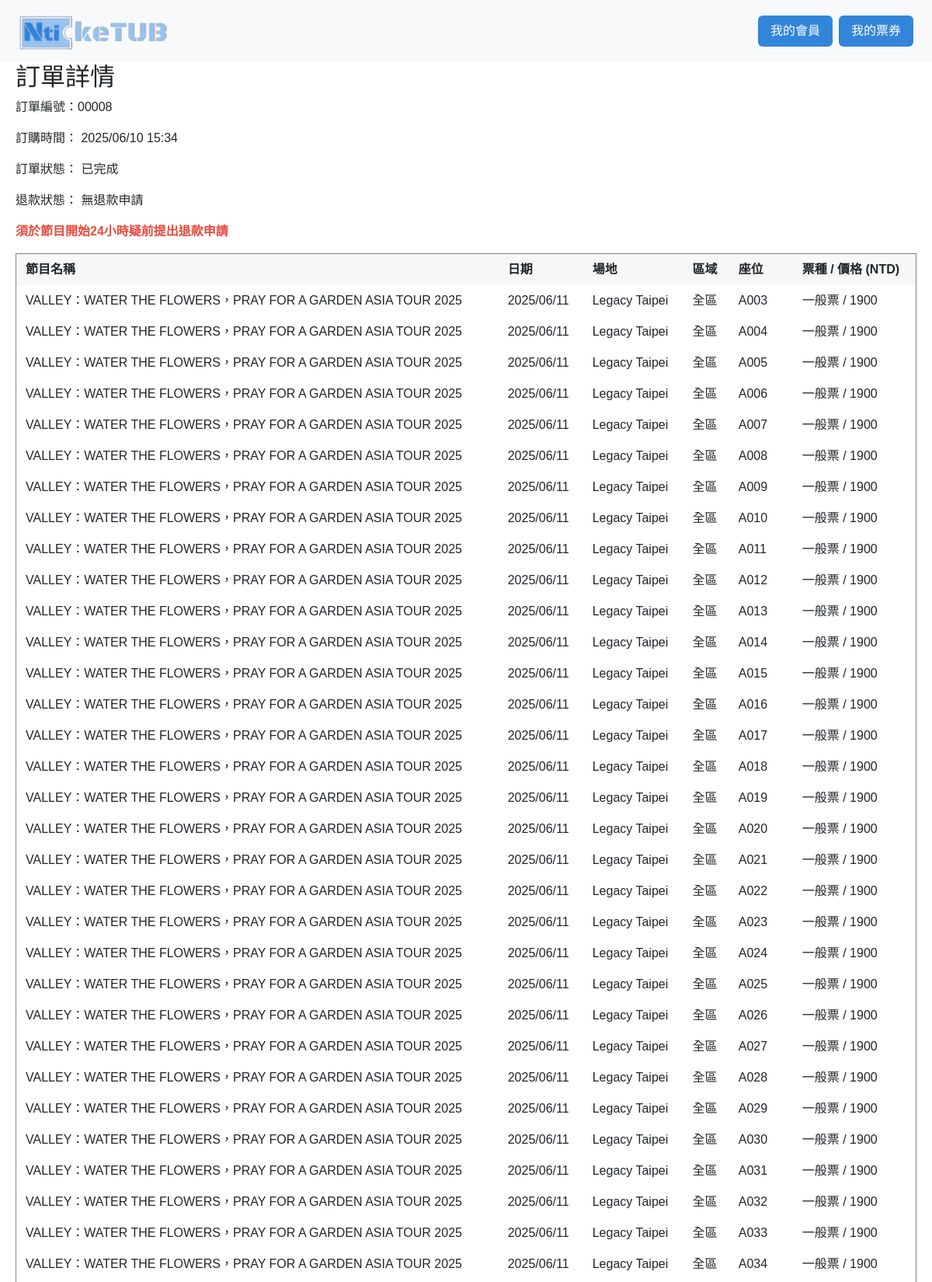
Page /order/8 (upper part) on the committed database.
### models/order.py (models this page shows)
class Order(db.Model):
  __tablename__ = 'Orders'
  order_id = db.Column(db.Integer, primary_key=True)
  order_status = db.Column(db.String(1), nullable=False, default='P')
  buyer_name = db.Column(db.String(255))
  buyer_email = db.Column(db.String(255))
  buyer_phone = db.Column(db.String(10))
  total_price = db.Column(db.Integer)
  mem_id = db.Column(db.Integer, db.ForeignKey('Member.mem_id'))
  createdAt = db.Column(db.DateTime, default=func.now())
  updatedAt = db.Column(db.DateTime, default=func.now(), onupdate=func.now())
  payment = relationship('Payment', back_populates='order')

### models/ticket.py (models this page shows)
class Ticket(db.Model):
    __tablename__ = 'Ticket'
    ticket_id = db.Column(db.Integer, primary_key=True)
    seat_no = db.Column(db.String(4))
    ticket_status = db.Column(db.String(1))
    is_disabled = db.Column(db.Boolean, default=False)
    order_id = db.Column(db.Integer, db.ForeignKey('Orders.order_id'))
    game_id = db.Column(db.Integer, db.ForeignKey('Game.game_id'))
    area_id = db.Column(db.Integer, db.ForeignKey('Area.area_id'))
    createdAt = db.Column(db.DateTime, default=func.now())
    updatedAt = db.Column(db.DateTime, default=func.now(), onupdate=func.now())
    area = db.relationship('Area', backref='tickets')

### models/show.py (models this page shows, shortened)
class Show(db.Model):
    __tablename__ = 'Show'
    show_id = db.Column(db.Integer, primary_key=True)
    show_name = db.Column(db.String(255))
    show_desc = db.Column(db.Text)
    show_pic = db.Column(db.Text)
    start_date = db.Column(Date)
    end_date = db.Column(Date)
    host_id = db.Column(db.Integer, db.ForeignKey('Host.host_id'))
    location_id = db.Column(db.Integer, db.ForeignKey('Location.loc_id'))
    createdAt = db.Column(db.DateTime, default=func.now())
    updatedAt = db.Column(db.DateTime, default=func.now(), onupdate=func.now())
    host=db.relationship('Host')

### models/game.py (models this page shows)
class Game(db.Model):
  __tablename__ = 'Game'
  game_id = db.Column(db.Integer, primary_key=True)
  game_date = db.Column(db.Date)
  game_time = db.Column(db.Time)
  sale_start_time = db.Column(db.DateTime)
  sale_end_time = db.Column(db.DateTime)
  game_status = db.Column(db.String(1))
  total_seats = db.Column(db.Integer)
  available_seats = db.Column(db.Integer)
  show_id = db.Column(db.Integer, db.ForeignKey('Show.show_id'))
  createdAt = db.Column(db.DateTime, default=func.now())
  updatedAt = db.Column(db.DateTime, default=func.now(), onupdate=func.now())

### models/location.py (models this page shows)
class Location(db.Model):
  __tablename__ = 'Location'
  loc_id = db.Column(db.Integer, primary_key=True)
  loc_name = db.Column(db.String(255))
  createdAt = db.Column(db.DateTime, default=func.now())
  updatedAt = db.Column(db.DateTime, default=func.now(), onupdate=func.now())

### models/area.py (models this page shows)
class Area(db.Model):
  __tablename__ = 'Area'
  area_id = db.Column(db.Integer, primary_key=True)
  area_name = db.Column(db.String(255))
  seat_count = db.Column(db.Integer)
  price = db.Column(db.Integer)
  disabled_price = db.Column(db.Integer)
  disabled_seats = db.Column(db.Integer)
  loc_id = db.Column(db.Integer, db.ForeignKey('Location.loc_id'))
  sect_id = db.Column(db.Integer, db.ForeignKey('Section.sect_id'))
  createdAt = db.Column(db.DateTime, default=func.now())
  updatedAt = db.Column(db.DateTime, default=func.now(), onupdate=func.now())

### app.py (the view)
@app.route('/order/<int:order_id>')
def order_detail(order_id):
    order = Order.query.get_or_404(order_id)
    tickets = db.session.query(Ticket, Game, Show, Area, Location)\
    .join(Game, Ticket.game_id == Game.game_id)\
    .join(Show, Game.show_id == Show.show_id)\
    .join(Area, Ticket.area_id == Area.area_id)\
    .join(Location, Show.location_id == Location.loc_id)\
    .filter(Ticket.order_id == order_id).all()
    refund = Refund.query.filter_by(order_id=order_id).first()
    refund_status = refund.refund_status if refund else None
    return render_template('order_detail.html', order=order, tickets=tickets, refund_status=refund_status)

### templates/order_detail.html (shortened to what this page needs)
{% extends "layout.html" %}
{% block content %}
<div class="container">
<h2>訂單詳情</h2>
<div>
  <p>訂單編號：{{ '%05d'|format(order.order_id) }}</p>
  <p>訂購時間：
    {% if order.createdAt %}
      {{ order.createdAt.strftime('%Y/%m/%d %H:%M') }}
    {% else %}
      未知
    {% endif %}
  </p>
  <p>訂單狀態：
    {% if order.order_status == 'Y' %}
      已完成
    {% elif order.order_status == 'N' %}
      未付款
    {% elif order.order_status == 'C' %}
      已取消
    {% else %}
      未知
    {% endif %}
  </p>
  <p>退款狀態：
    {% if refund_status == 'approved' %}
      已完成
    {% elif refund_status == 'rejected' %}
      已拒絕
    {% else %}
      無退款申請
    {% endif %}
  </p>
  <p>
    <div style="color: #e74c3c; font-weight: bold; margin-top: 10px;">須於節目開始24小時疑前提出退款申請</div>
  </p>
</div>
{% if tickets %}
  <table border="1" cellpadding="8" cellspacing="0" style="width: 100%; border-collapse: collapse; margin-top: 1rem;">
    <thead style="background-color: #f0f0f0;">
      <tr>
        <thead>
          <tr>
            <th>節目名稱</th>
            <th>日期</th>
            <th>場地</th>
            <th>區域</th>
            <th>座位</th>
            <th>票種 / 價格 (NTD)</th>
          </tr>
        </thead>
      </tr>
    </thead>
    <tbody>
      {% for ticket, game, show, area, location in tickets %}
      <tr>
        <td>{{ show.show_name }}</td>
        <td>{{ game.game_date.strftime('%Y/%m/%d') if game.game_date else '未知' }}</td>
        <td>{{ location.loc_name if location else '未知' }}</td>
        <td>{{ area.area_name }}</td>
        <td>
          {% if ticket.seat_no %}
            {{ ticket.seat_no }}
          {% else %}
            無座位
          {% endif %}
        </td>
        <td>
          {% if ticket.is_disabled %}
            身障票 / {{ area.disabled_price }}
          {% else %}
            一般票 / {{ area.price }}
          {% endif %}
        </td>
   </tr>
      {% endfor %}
    </tbody>
  </table>
{% else %}
  <p>此訂單沒有票券。</p>
{% endif %}
</div>
{% endblock %}

### static/style.css (style rules this page uses)
body { font-family: Arial, sans-serif; }

### templates/order_detail.html (style rules this page uses)
table th, table td { padding: 8px 12px; }
table th { background-color: #f7f7f7; }
.container { max-width: 1400px; margin: 0 auto; padding: 0 20px; }

### templates/layout.html (style rules this page uses)
body { margin: 0; padding: 0; }
:root { --main-blue: #99C2EC; --blue-hover: #79AEE5; --blue-active: #3385D9; }

### rows in the picture
Order: order_id "00008", createdAt "2025/06/10 15:34"
Ticket: show_name "VALLEY：WATER THE FLOWERS，PRAY FOR A GARDEN ASIA TOUR 2025", game_date "2025/06/11", loc_name "Legacy Taipei", area_name "全區", seat_no "A003", price "1900"
Ticket: show_name "VALLEY：WATER THE FLOWERS，PRAY FOR A GARDEN ASIA TOUR 2025", game_date "2025/06/11", loc_name "Legacy Taipei", area_name "全區", seat_no "A004", price "1900"
Ticket: show_name "VALLEY：WATER THE FLOWERS，PRAY FOR A GARDEN ASIA TOUR 2025", game_date "2025/06/11", loc_name "Legacy Taipei", area_name "全區", seat_no "A005", price "1900"
Ticket: show_name "VALLEY：WATER THE FLOWERS，PRAY FOR A GARDEN ASIA TOUR 2025", game_date "2025/06/11", loc_name "Legacy Taipei", area_name "全區", seat_no "A006", price "1900"
Ticket: show_name "VALLEY：WATER THE FLOWERS，PRAY FOR A GARDEN ASIA TOUR 2025", game_date "2025/06/11", loc_name "Legacy Taipei", area_name "全區", seat_no "A007", price "1900"
Ticket: show_name "VALLEY：WATER THE FLOWERS，PRAY FOR A GARDEN ASIA TOUR 2025", game_date "2025/06/11", loc_name "Legacy Taipei", area_name "全區", seat_no "A008", price "1900"
Ticket: show_name "VALLEY：WATER THE FLOWERS，PRAY FOR A GARDEN ASIA TOUR 2025", game_date "2025/06/11", loc_name "Legacy Taipei", area_name "全區", seat_no "A009", price "1900"
Ticket: show_name "VALLEY：WATER THE FLOWERS，PRAY FOR A GARDEN ASIA TOUR 2025", game_date "2025/06/11", loc_name "Legacy Taipei", area_name "全區", seat_no "A010", price "1900"
Ticket: show_name "VALLEY：WATER THE FLOWERS，PRAY FOR A GARDEN ASIA TOUR 2025", game_date "2025/06/11", loc_name "Legacy Taipei", area_name "全區", seat_no "A011", price "1900"
Ticket: show_name "VALLEY：WATER THE FLOWERS，PRAY FOR A GARDEN ASIA TOUR 2025", game_date "2025/06/11", loc_name "Legacy Taipei", area_name "全區", seat_no "A012", price "1900"
Ticket: show_name "VALLEY：WATER THE FLOWERS，PRAY FOR A GARDEN ASIA TOUR 2025", game_date "2025/06/11", loc_name "Legacy Taipei", area_name "全區", seat_no "A013", price "1900"
Ticket: show_name "VALLEY：WATER THE FLOWERS，PRAY FOR A GARDEN ASIA TOUR 2025", game_date "2025/06/11", loc_name "Legacy Taipei", area_name "全區", seat_no "A014", price "1900"
Ticket: show_name "VALLEY：WATER THE FLOWERS，PRAY FOR A GARDEN ASIA TOUR 2025", game_date "2025/06/11", loc_name "Legacy Taipei", area_name "全區", seat_no "A015", price "1900"
Ticket: show_name "VALLEY：WATER THE FLOWERS，PRAY FOR A GARDEN ASIA TOUR 2025", game_date "2025/06/11", loc_name "Legacy Taipei", area_name "全區", seat_no "A016", price "1900"
Ticket: show_name "VALLEY：WATER THE FLOWERS，PRAY FOR A GARDEN ASIA TOUR 2025", game_date "2025/06/11", loc_name "Legacy Taipei", area_name "全區", seat_no "A017", price "1900"
Ticket: show_name "VALLEY：WATER THE FLOWERS，PRAY FOR A GARDEN ASIA TOUR 2025", game_date "2025/06/11", loc_name "Legacy Taipei", area_name "全區", seat_no "A018", price "1900"
Ticket: show_name "VALLEY：WATER THE FLOWERS，PRAY FOR A GARDEN ASIA TOUR 2025", game_date "2025/06/11", loc_name "Legacy Taipei", area_name "全區", seat_no "A019", price "1900"
Ticket: show_name "VALLEY：WATER THE FLOWERS，PRAY FOR A GARDEN ASIA TOUR 2025", game_date "2025/06/11", loc_name "Legacy Taipei", area_name "全區", seat_no "A020", price "1900"
Ticket: show_name "VALLEY：WATER THE FLOWERS，PRAY FOR A GARDEN ASIA TOUR 2025", game_date "2025/06/11", loc_name "Legacy Taipei", area_name "全區", seat_no "A021", price "1900"
Ticket: show_name "VALLEY：WATER THE FLOWERS，PRAY FOR A GARDEN ASIA TOUR 2025", game_date "2025/06/11", loc_name "Legacy Taipei", area_name "全區", seat_no "A022", price "1900"
Ticket: show_name "VALLEY：WATER THE FLOWERS，PRAY FOR A GARDEN ASIA TOUR 2025", game_date "2025/06/11", loc_name "Legacy Taipei", area_name "全區", seat_no "A023", price "1900"
Ticket: show_name "VALLEY：WATER THE FLOWERS，PRAY FOR A GARDEN ASIA TOUR 2025", game_date "2025/06/11", loc_name "Legacy Taipei", area_name "全區", seat_no "A024", price "1900"
Ticket: show_name "VALLEY：WATER THE FLOWERS，PRAY FOR A GARDEN ASIA TOUR 2025", game_date "2025/06/11", loc_name "Legacy Taipei", area_name "全區", seat_no "A025", price "1900"
Ticket: show_name "VALLEY：WATER THE FLOWERS，PRAY FOR A GARDEN ASIA TOUR 2025", game_date "2025/06/11", loc_name "Legacy Taipei", area_name "全區", seat_no "A026", price "1900"
Ticket: show_name "VALLEY：WATER THE FLOWERS，PRAY FOR A GARDEN ASIA TOUR 2025", game_date "2025/06/11", loc_name "Legacy Taipei", area_name "全區", seat_no "A027", price "1900"
Ticket: show_name "VALLEY：WATER THE FLOWERS，PRAY FOR A GARDEN ASIA TOUR 2025", game_date "2025/06/11", loc_name "Legacy Taipei", area_name "全區", seat_no "A028", price "1900"
Ticket: show_name "VALLEY：WATER THE FLOWERS，PRAY FOR A GARDEN ASIA TOUR 2025", game_date "2025/06/11", loc_name "Legacy Taipei", area_name "全區", seat_no "A029", price "1900"
Ticket: show_name "VALLEY：WATER THE FLOWERS，PRAY FOR A GARDEN ASIA TOUR 2025", game_date "2025/06/11", loc_name "Legacy Taipei", area_name "全區", seat_no "A030", price "1900"
Ticket: show_name "VALLEY：WATER THE FLOWERS，PRAY FOR A GARDEN ASIA TOUR 2025", game_date "2025/06/11", loc_name "Legacy Taipei", area_name "全區", seat_no "A031", price "1900"
Ticket: show_name "VALLEY：WATER THE FLOWERS，PRAY FOR A GARDEN ASIA TOUR 2025", game_date "2025/06/11", loc_name "Legacy Taipei", area_name "全區", seat_no "A032", price "1900"
Ticket: show_name "VALLEY：WATER THE FLOWERS，PRAY FOR A GARDEN ASIA TOUR 2025", game_date "2025/06/11", loc_name "Legacy Taipei", area_name "全區", seat_no "A033", price "1900"
Ticket: show_name "VALLEY：WATER THE FLOWERS，PRAY FOR A GARDEN ASIA TOUR 2025", game_date "2025/06/11", loc_name "Legacy Taipei", area_name "全區", seat_no "A034", price "1900"
